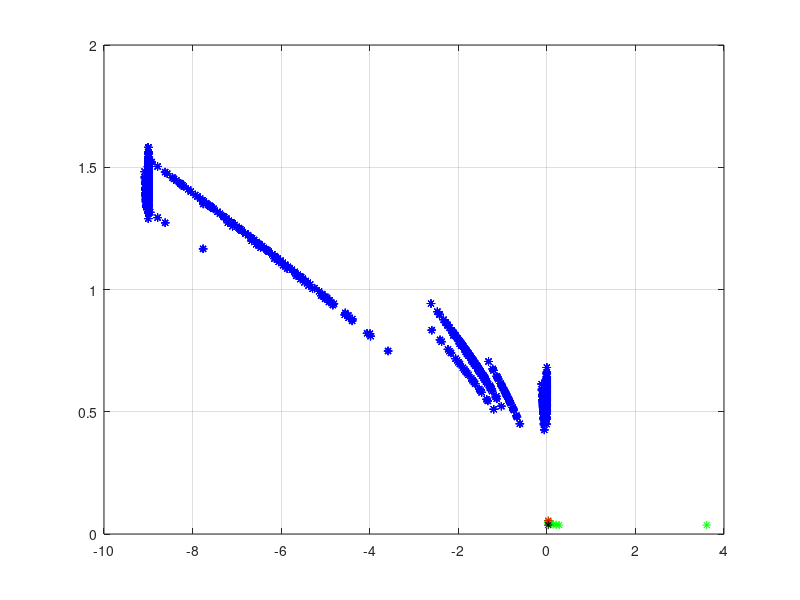

MATLAB code for this plot:
function getparopt2d;
load('data_par_s.mat');
load('data_field.mat');
Jmin=[min(Data0.J(:,1)) min(Data0.J(:,2))];
Jmax=[max(max(DataM.J(:,:,1))) max(max(DataM.J(:,:,2)))];
%Jmin
[d, ind]=min((Data0.J(:,1)/Jmax(1)-Jmin(1)/Jmax(1)).^2+(Data0.J(:,2)/Jmax(2)-Jmin(2)/Jmax(2)).^2);
ind;
Q=Data0.Q(ind,:);
J=Data0.J(ind,:);
figure;
plot(DataM.J(:,:,1), DataM.J(:,:,2), 'b*');
hold on;
grid on;
plot(Data0.J(:,1), Data0.J(:,2), 'g*');
plot(J(1), J(2), 'r*');
plot(Jmin(1), Jmin(2), 'k*');
Data0.J=[];
Data0.Q=[];
Data0.J=J;
Data0.Q=Q;
save 'data_getparopt2d' Data0